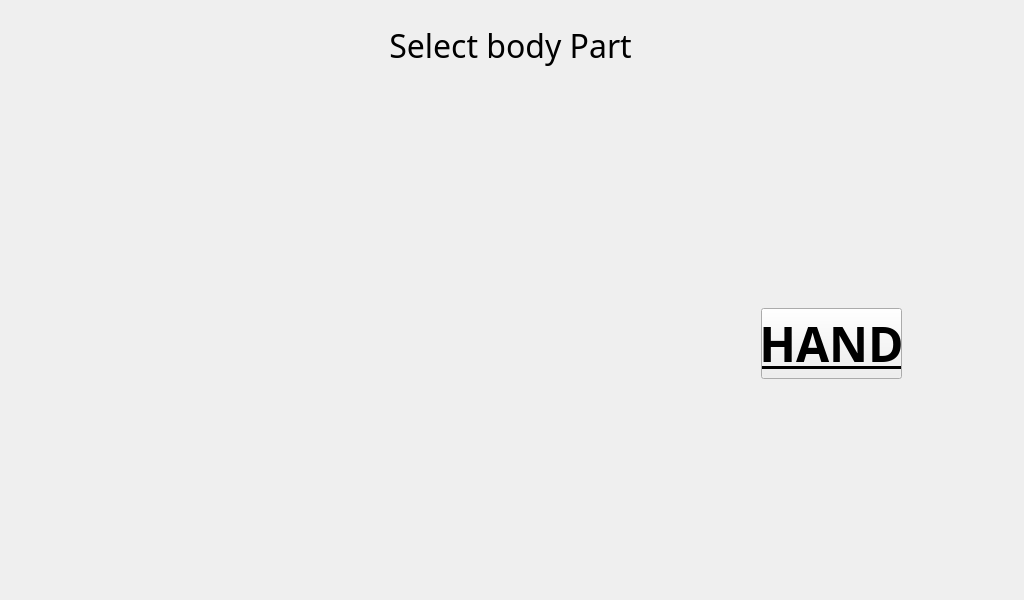
<?xml version="1.0" encoding="UTF-8"?>
<ui version="4.0">
 <class>mainWindow</class>
 <widget class="QMainWindow" name="mainWindow">
  <property name="geometry">
   <rect>
    <x>0</x>
    <y>0</y>
    <width>1024</width>
    <height>600</height>
   </rect>
  </property>
  <property name="minimumSize">
   <size>
    <width>1024</width>
    <height>600</height>
   </size>
  </property>
  <property name="maximumSize">
   <size>
    <width>1024</width>
    <height>600</height>
   </size>
  </property>
  <property name="windowTitle">
   <string>MainWindow</string>
  </property>
  <widget class="QWidget" name="centralwidget">
   <widget class="QLabel" name="TITLE">
    <property name="geometry">
     <rect>
      <x>0</x>
      <y>0</y>
      <width>1021</width>
      <height>91</height>
     </rect>
    </property>
    <property name="font">
     <font>
      <family>Unispace</family>
      <pointsize>24</pointsize>
     </font>
    </property>
    <property name="text">
     <string>Select body Part</string>
    </property>
    <property name="alignment">
     <set>Qt::AlignCenter</set>
    </property>
   </widget>
   <widget class="QLabel" name="body_part">
    <property name="geometry">
     <rect>
      <x>10</x>
      <y>60</y>
      <width>1001</width>
      <height>521</height>
     </rect>
    </property>
    <property name="text">
     <string/>
    </property>
    <property name="textFormat">
     <enum>Qt::PlainText</enum>
    </property>
    <property name="pixmap">
     <pixmap>../test/body_part.png</pixmap>
    </property>
   </widget>
   <widget class="QPushButton" name="hand_button">
    <property name="geometry">
     <rect>
      <x>761</x>
      <y>308</y>
      <width>141</width>
      <height>71</height>
     </rect>
    </property>
    <property name="font">
     <font>
      <family>Unispace</family>
      <pointsize>36</pointsize>
      <weight>75</weight>
      <bold>true</bold>
      <underline>true</underline>
     </font>
    </property>
    <property name="text">
     <string>HAND</string>
    </property>
   </widget>
  </widget>
 </widget>
 <resources/>
 <connections/>
</ui>
